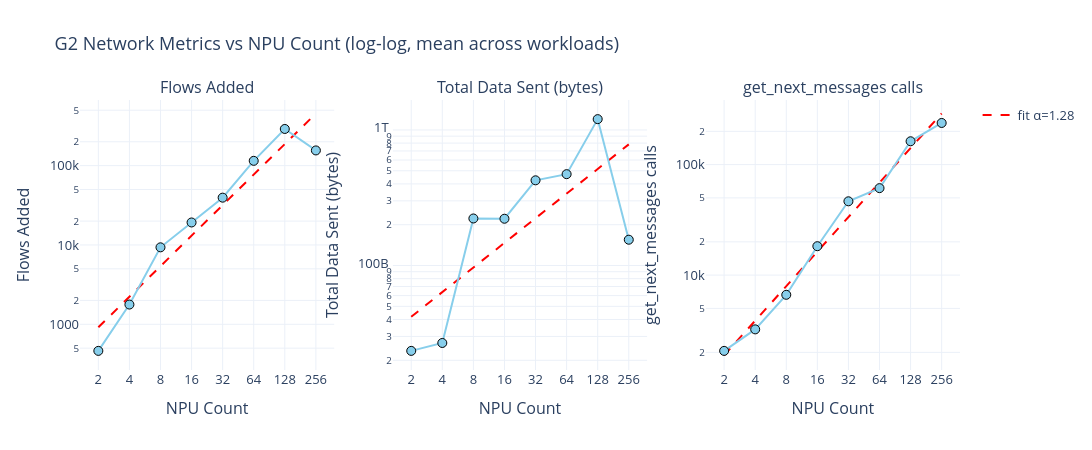

The notebook cell this image was saved under:
### Markdown cell above
## 2. Network-Level Metrics: `flows_added`, `total_data_sent`, and call counts

How do these metrics grow with NPU count and workload parameters?

### Code cell
# --- Plot: flows_added, total_data_sent, get_next_messages_calls vs NPU count (log-log) ---

metrics = ['flows_added', 'total_data_sent', 'get_next_messages_calls']
metric_labels = ['Flows Added', 'Total Data Sent (bytes)', 'get_next_messages calls']

fig = make_subplots(
    rows=1, cols=3,
    subplot_titles=metric_labels,
)

for col_idx, (metric, label) in enumerate(zip(metrics, metric_labels), start=1):
    agg = df.groupby('npu_count', as_index=False)[metric].mean()
    agg = agg.sort_values('npu_count')

    # Power-law fit
    x_log = np.log10(agg['npu_count'].values)
    y_log = np.log10(agg[metric].values.clip(min=1e-9))
    if len(x_log) >= 2:
        coeffs = np.polyfit(x_log, y_log, 1)
        exponent = coeffs[0]
        x_fit = np.linspace(x_log.min(), x_log.max(), 50)
        y_fit = np.polyval(coeffs, x_fit)
        fig.add_trace(go.Scatter(
            x=10**x_fit, y=10**y_fit,
            mode='lines', name=f'fit α={exponent:.2f}',
            line=dict(dash='dash', width=2, color='red'),
            showlegend=(col_idx == 1),
        ), row=1, col=col_idx)

    fig.add_trace(go.Scatter(
        x=agg['npu_count'], y=agg[metric],
        mode='markers+lines', name=label,
        marker=dict(size=9, color='skyblue', line=dict(width=1, color='black')),
        showlegend=False,
    ), row=1, col=col_idx)

    fig.update_xaxes(title_text='NPU Count', type='log',
                     tickvals=[2, 4, 8, 16, 32, 64, 128, 256, 512, 1024], row=1, col=col_idx)
    fig.update_yaxes(title_text=label, type='log', row=1, col=col_idx)

fig.update_layout(
    title='G2 Network Metrics vs NPU Count (log-log, mean across workloads)',
    template='plotly_white', font=dict(size=13),
    height=450, width=1200,
)
fig.show()

### Figure 1 — Plotly figure (JSON) as saved in the notebook; plotly's stock layout.template omitted (floating-point values rounded to 4 significant figures)
{"data": [{"line": {"color": "red", "dash": "dash", "width": 2}, "mode": "lines", "name": "fit α=1.28", "showlegend": true, "type": "scatter", "x": [2.0, 2.208, 2.438, 2.692, 2.972, 3.281, 3.623, 4.0, 4.416, 4.876, 5.384, 5.944, 6.563, 7.246, 8.0, 8.833, 9.752, 10.77, 11.89, 13.13, 14.49, 16.0, 17.67, 19.5, 21.53, 23.78, 26.25, 28.98, 32.0, 35.33, 39.01, 43.07, 47.55, 52.5, 57.97, 64.0, 70.66, 78.02, 86.14, 95.1, 105.0, 115.9, 128.0, 141.3, 156.0, 172.3, 190.2, 210.0, 231.9, 256.0], "xaxis": "x", "y": [916.6, 1040.0, 1181.0, 1340.0, 1521.0, 1727.0, 1960.0, 2224.0, 2525.0, 2865.0, 3252.0, 3691.0, 4190.0, 4755.0, 5398.0, 6126.0, 6953.0, 7892.0, 8958.0, 10170.0, 11540.0, 13100.0, 14870.0, 16870.0, 19150.0, 21740.0, 24670.0, 28000.0, 31780.0, 36070.0, 40940.0, 46470.0, 52750.0, 59870.0, 67950.0, 77120.0, 87540.0, 99350.0, 112800.0, 128000.0, 145300.0, 164900.0, 187100.0, 212400.0, 241100.0, 273600.0, 310600.0, 352500.0, 400100.0, 454100.0], "yaxis": "y"}, {"marker": {"color": "skyblue", "line": {"color": "black", "width": 1}, "size": 9}, "mode": "markers+lines", "name": "Flows Added", "showlegend": false, "type": "scatter", "x": [2, 4, 8, 16, 32, 64, 128, 256], "xaxis": "x", "y": [462.1, 1773.0, 9331.0, 19210.0, 39460.0, 114900.0, 289900.0, 155500.0], "yaxis": "y"}, {"line": {"color": "red", "dash": "dash", "width": 2}, "mode": "lines", "name": "fit α=0.60", "showlegend": false, "type": "scatter", "x": [2.0, 2.208, 2.438, 2.692, 2.972, 3.281, 3.623, 4.0, 4.416, 4.876, 5.384, 5.944, 6.563, 7.246, 8.0, 8.833, 9.752, 10.77, 11.89, 13.13, 14.49, 16.0, 17.67, 19.5, 21.53, 23.78, 26.25, 28.98, 32.0, 35.33, 39.01, 43.07, 47.55, 52.5, 57.97, 64.0, 70.66, 78.02, 86.14, 95.1, 105.0, 115.9, 128.0, 141.3, 156.0, 172.3, 190.2, 210.0, 231.9, 256.0], "xaxis": "x2", "y": [41900000000.0, 44480000000.0, 47220000000.0, 50130000000.0, 53210000000.0, 56490000000.0, 59970000000.0, 63660000000.0, 67580000000.0, 71740000000.0, 76160000000.0, 80850000000.0, 85830000000.0, 91110000000.0, 96720000000.0, 102700000000.0, 109000000000.0, 115700000000.0, 122800000000.0, 130400000000.0, 138400000000.0, 147000000000.0, 156000000000.0, 165600000000.0, 175800000000.0, 186600000000.0, 198100000000.0, 210300000000.0, 223300000000.0, 237000000000.0, 251600000000.0, 267100000000.0, 283600000000.0, 301000000000.0, 319600000000.0, 339300000000.0, 360100000000.0, 382300000000.0, 405900000000.0, 430900000000.0, 457400000000.0, 485600000000.0, 515500000000.0, 547200000000.0, 580900000000.0, 616700000000.0, 654600000000.0, 694900000000.0, 737700000000.0, 783200000000.0], "yaxis": "y2"}, {"marker": {"color": "skyblue", "line": {"color": "black", "width": 1}, "size": 9}, "mode": "markers+lines", "name": "Total Data Sent (bytes)", "showlegend": false, "type": "scatter", "x": [2, 4, 8, 16, 32, 64, 128, 256], "xaxis": "x2", "y": [23470000000.0, 26840000000.0, 222300000000.0, 221400000000.0, 425100000000.0, 472100000000.0, 1202000000000.0, 155000000000.0], "yaxis": "y2"}, {"line": {"color": "red", "dash": "dash", "width": 2}, "mode": "lines", "name": "fit α=1.04", "showlegend": false, "type": "scatter", "x": [2.0, 2.208, 2.438, 2.692, 2.972, 3.281, 3.623, 4.0, 4.416, 4.876, 5.384, 5.944, 6.563, 7.246, 8.0, 8.833, 9.752, 10.77, 11.89, 13.13, 14.49, 16.0, 17.67, 19.5, 21.53, 23.78, 26.25, 28.98, 32.0, 35.33, 39.01, 43.07, 47.55, 52.5, 57.97, 64.0, 70.66, 78.02, 86.14, 95.1, 105.0, 115.9, 128.0, 141.3, 156.0, 172.3, 190.2, 210.0, 231.9, 256.0], "xaxis": "x3", "y": [1884.0, 2088.0, 2314.0, 2565.0, 2842.0, 3150.0, 3491.0, 3869.0, 4288.0, 4752.0, 5267.0, 5837.0, 6468.0, 7169.0, 7945.0, 8805.0, 9758.0, 10810.0, 11980.0, 13280.0, 14720.0, 16310.0, 18080.0, 20040.0, 22210.0, 24610.0, 27270.0, 30230.0, 33500.0, 37120.0, 41140.0, 45600.0, 50530.0, 56000.0, 62070.0, 68780.0, 76230.0, 84480.0, 93630.0, 103800.0, 115000.0, 127400.0, 141200.0, 156500.0, 173500.0, 192300.0, 213100.0, 236100.0, 261700.0, 290000.0], "yaxis": "y3"}, {"marker": {"color": "skyblue", "line": {"color": "black", "width": 1}, "size": 9}, "mode": "markers+lines", "name": "get_next_messages calls", "showlegend": false, "type": "scatter", "x": [2, 4, 8, 16, 32, 64, 128, 256], "xaxis": "x3", "y": [2063.0, 3230.0, 6635.0, 18270.0, 46560.0, 61240.0, 162600.0, 238100.0], "yaxis": "y3"}], "layout": {"annotations": [{"font": {"size": 16}, "showarrow": false, "text": "Flows Added", "x": 0.1444, "xanchor": "center", "xref": "paper", "y": 1, "yanchor": "bottom", "yref": "paper"}, {"font": {"size": 16}, "showarrow": false, "text": "Total Data Sent (bytes)", "x": 0.5, "xanchor": "center", "xref": "paper", "y": 1, "yanchor": "bottom", "yref": "paper"}, {"font": {"size": 16}, "showarrow": false, "text": "get_next_messages calls", "x": 0.8556, "xanchor": "center", "xref": "paper", "y": 1, "yanchor": "bottom", "yref": "paper"}], "font": {"size": 13}, "height": 450, "title": {"text": "G2 Network Metrics vs NPU Count (log-log, mean across workloads)"}, "width": 1200, "xaxis": {"anchor": "y", "domain": [0, 0.2889], "tickvals": [2, 4, 8, 16, 32, 64, 128, 256, 512, 1024], "title": {"text": "NPU Count"}, "type": "log"}, "xaxis2": {"anchor": "y2", "domain": [0.3556, 0.6444], "tickvals": [2, 4, 8, 16, 32, 64, 128, 256, 512, 1024], "title": {"text": "NPU Count"}, "type": "log"}, "xaxis3": {"anchor": "y3", "domain": [0.7111, 1], "tickvals": [2, 4, 8, 16, 32, 64, 128, 256, 512, 1024], "title": {"text": "NPU Count"}, "type": "log"}, "yaxis": {"anchor": "x", "domain": [0, 1], "title": {"text": "Flows Added"}, "type": "log"}, "yaxis2": {"anchor": "x2", "domain": [0, 1], "title": {"text": "Total Data Sent (bytes)"}, "type": "log"}, "yaxis3": {"anchor": "x3", "domain": [0, 1], "title": {"text": "get_next_messages calls"}, "type": "log"}}}
